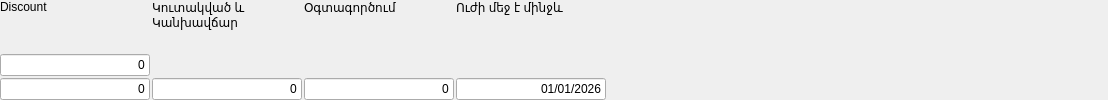
    <widget class="QWidget" name="wGiftCard" native="true">
     <property name="minimumSize">
      <size>
       <width>0</width>
       <height>0</height>
      </size>
     </property>
     <layout class="QGridLayout" name="gridLayout_13">
      <property name="leftMargin">
       <number>0</number>
      </property>
      <property name="topMargin">
       <number>0</number>
      </property>
      <property name="rightMargin">
       <number>0</number>
      </property>
      <property name="bottomMargin">
       <number>0</number>
      </property>
      <property name="horizontalSpacing">
       <number>2</number>
      </property>
      <property name="verticalSpacing">
       <number>0</number>
      </property>
      <item row="2" column="1">
       <widget class="QWidget" name="waccumulatedinfo_3" native="true">
        <layout class="QGridLayout" name="gridLayout_14">
         <property name="leftMargin">
          <number>0</number>
         </property>
         <property name="topMargin">
          <number>0</number>
         </property>
         <property name="rightMargin">
          <number>0</number>
         </property>
         <property name="bottomMargin">
          <number>0</number>
         </property>
         <property name="horizontalSpacing">
          <number>0</number>
         </property>
         <property name="verticalSpacing">
          <number>2</number>
         </property>
         <item row="0" column="1">
          <widget class="QLabel" name="lbCurrentAccumlated_3">
           <property name="text">
            <string>Կուտակված և
Կանխավճար</string>
           </property>
           <property name="alignment">
            <set>Qt::AlignmentFlag::AlignLeading|Qt::AlignmentFlag::AlignLeft|Qt::AlignmentFlag::AlignTop</set>
           </property>
          </widget>
         </item>
         <item row="1" column="1">
          <widget class="C5LineEdit" name="leCurrentAccumulated_3">
           <property name="sizePolicy">
            <sizepolicy hsizetype="Preferred" vsizetype="Fixed">
             <horstretch>0</horstretch>
             <verstretch>0</verstretch>
            </sizepolicy>
           </property>
           <property name="minimumSize">
            <size>
             <width>150</width>
             <height>0</height>
            </size>
           </property>
           <property name="maximumSize">
            <size>
             <width>150</width>
             <height>16777215</height>
            </size>
           </property>
           <property name="focusPolicy">
            <enum>Qt::FocusPolicy::NoFocus</enum>
           </property>
           <property name="text">
            <string>0</string>
           </property>
           <property name="alignment">
            <set>Qt::AlignmentFlag::AlignRight|Qt::AlignmentFlag::AlignTrailing|Qt::AlignmentFlag::AlignVCenter</set>
           </property>
           <property name="readOnly">
            <bool>true</bool>
           </property>
          </widget>
         </item>
        </layout>
       </widget>
      </item>
      <item row="2" column="2">
       <widget class="QWidget" name="widget_13" native="true">
        <layout class="QGridLayout" name="gridLayout_15">
         <property name="leftMargin">
          <number>0</number>
         </property>
         <property name="topMargin">
          <number>0</number>
         </property>
         <property name="rightMargin">
          <number>0</number>
         </property>
         <property name="bottomMargin">
          <number>0</number>
         </property>
         <property name="horizontalSpacing">
          <number>0</number>
         </property>
         <property name="verticalSpacing">
          <number>2</number>
         </property>
         <item row="0" column="0">
          <widget class="QLabel" name="lbUseAccumulated_3">
           <property name="text">
            <string>Օգտագործում</string>
           </property>
           <property name="alignment">
            <set>Qt::AlignmentFlag::AlignLeading|Qt::AlignmentFlag::AlignLeft|Qt::AlignmentFlag::AlignTop</set>
           </property>
          </widget>
         </item>
         <item row="1" column="0">
          <widget class="C5LineEdit" name="leUseAccumulated_3">
           <property name="sizePolicy">
            <sizepolicy hsizetype="Preferred" vsizetype="Fixed">
             <horstretch>0</horstretch>
             <verstretch>0</verstretch>
            </sizepolicy>
           </property>
           <property name="minimumSize">
            <size>
             <width>150</width>
             <height>0</height>
            </size>
           </property>
           <property name="maximumSize">
            <size>
             <width>150</width>
             <height>16777215</height>
            </size>
           </property>
           <property name="focusPolicy">
            <enum>Qt::FocusPolicy::ClickFocus</enum>
           </property>
           <property name="text">
            <string>0</string>
           </property>
           <property name="alignment">
            <set>Qt::AlignmentFlag::AlignRight|Qt::AlignmentFlag::AlignTrailing|Qt::AlignmentFlag::AlignVCenter</set>
           </property>
           <property name="readOnly">
            <bool>false</bool>
           </property>
          </widget>
         </item>
        </layout>
       </widget>
      </item>
      <item row="2" column="5">
       <widget class="QWidget" name="widget_14" native="true">
        <layout class="QGridLayout" name="gridLayout_16">
         <property name="leftMargin">
          <number>0</number>
         </property>
         <property name="topMargin">
          <number>0</number>
         </property>
         <property name="rightMargin">
          <number>0</number>
         </property>
         <property name="bottomMargin">
          <number>0</number>
         </property>
         <property name="horizontalSpacing">
          <number>0</number>
         </property>
         <property name="verticalSpacing">
          <number>2</number>
         </property>
        </layout>
       </widget>
      </item>
      <item row="2" column="3">
       <widget class="QWidget" name="widget_15" native="true">
        <property name="minimumSize">
         <size>
          <width>0</width>
          <height>0</height>
         </size>
        </property>
        <layout class="QGridLayout" name="gridLayout_17">
         <property name="leftMargin">
          <number>0</number>
         </property>
         <property name="topMargin">
          <number>0</number>
         </property>
         <property name="rightMargin">
          <number>0</number>
         </property>
         <property name="bottomMargin">
          <number>0</number>
         </property>
         <property name="horizontalSpacing">
          <number>0</number>
         </property>
         <property name="verticalSpacing">
          <number>2</number>
         </property>
         <item row="1" column="1">
          <widget class="C5LineEdit" name="leCardValidUntil_3">
           <property name="sizePolicy">
            <sizepolicy hsizetype="Preferred" vsizetype="Fixed">
             <horstretch>0</horstretch>
             <verstretch>0</verstretch>
            </sizepolicy>
           </property>
           <property name="minimumSize">
            <size>
             <width>150</width>
             <height>0</height>
            </size>
           </property>
           <property name="maximumSize">
            <size>
             <width>150</width>
             <height>16777215</height>
            </size>
           </property>
           <property name="focusPolicy">
            <enum>Qt::FocusPolicy::NoFocus</enum>
           </property>
           <property name="text">
            <string>01/01/2026</string>
           </property>
           <property name="alignment">
            <set>Qt::AlignmentFlag::AlignRight|Qt::AlignmentFlag::AlignTrailing|Qt::AlignmentFlag::AlignVCenter</set>
           </property>
           <property name="readOnly">
            <bool>true</bool>
           </property>
          </widget>
         </item>
         <item row="0" column="1">
          <widget class="QLabel" name="lbCardValidUntil_3">
           <property name="text">
            <string>Ուժի մեջ է մինջև</string>
           </property>
           <property name="alignment">
            <set>Qt::AlignmentFlag::AlignLeading|Qt::AlignmentFlag::AlignLeft|Qt::AlignmentFlag::AlignTop</set>
           </property>
          </widget>
         </item>
        </layout>
       </widget>
      </item>
      <item row="2" column="0">
       <widget class="QWidget" name="widget_16" native="true">
        <layout class="QGridLayout" name="gridLayout_18">
         <property name="leftMargin">
          <number>0</number>
         </property>
         <property name="topMargin">
          <number>0</number>
         </property>
         <property name="rightMargin">
          <number>0</number>
         </property>
         <property name="bottomMargin">
          <number>0</number>
         </property>
         <property name="spacing">
          <number>2</number>
         </property>
         <item row="2" column="1">
          <widget class="C5LineEdit" name="leDisc_3">
           <property name="sizePolicy">
            <sizepolicy hsizetype="Preferred" vsizetype="Fixed">
             <horstretch>0</horstretch>
             <verstretch>0</verstretch>
            </sizepolicy>
           </property>
           <property name="minimumSize">
            <size>
             <width>150</width>
             <height>0</height>
            </size>
           </property>
           <property name="maximumSize">
            <size>
             <width>150</width>
             <height>16777215</height>
            </size>
           </property>
           <property name="focusPolicy">
            <enum>Qt::FocusPolicy::NoFocus</enum>
           </property>
           <property name="text">
            <string>0</string>
           </property>
           <property name="alignment">
            <set>Qt::AlignmentFlag::AlignRight|Qt::AlignmentFlag::AlignTrailing|Qt::AlignmentFlag::AlignVCenter</set>
           </property>
           <property name="readOnly">
            <bool>true</bool>
           </property>
          </widget>
         </item>
         <item row="0" column="1">
          <widget class="QLabel" name="lbDisc_3">
           <property name="sizePolicy">
            <sizepolicy hsizetype="Minimum" vsizetype="Preferred">
             <horstretch>0</horstretch>
             <verstretch>0</verstretch>
            </sizepolicy>
           </property>
           <property name="text">
            <string>Discount</string>
           </property>
           <property name="alignment">
            <set>Qt::AlignmentFlag::AlignLeading|Qt::AlignmentFlag::AlignLeft|Qt::AlignmentFlag::AlignTop</set>
           </property>
          </widget>
         </item>
         <item row="1" column="1">
          <widget class="C5LineEdit" name="leTotalAccumulated_3">
           <property name="sizePolicy">
            <sizepolicy hsizetype="Preferred" vsizetype="Fixed">
             <horstretch>0</horstretch>
             <verstretch>0</verstretch>
            </sizepolicy>
           </property>
           <property name="minimumSize">
            <size>
             <width>150</width>
             <height>0</height>
            </size>
           </property>
           <property name="maximumSize">
            <size>
             <width>150</width>
             <height>16777215</height>
            </size>
           </property>
           <property name="focusPolicy">
            <enum>Qt::FocusPolicy::NoFocus</enum>
           </property>
           <property name="text">
            <string>0</string>
           </property>
           <property name="alignment">
            <set>Qt::AlignmentFlag::AlignRight|Qt::AlignmentFlag::AlignTrailing|Qt::AlignmentFlag::AlignVCenter</set>
           </property>
           <property name="readOnly">
            <bool>true</bool>
           </property>
          </widget>
         </item>
        </layout>
       </widget>
      </item>
      <item row="2" column="4">
       <spacer name="horizontalSpacer_3">
        <property name="orientation">
         <enum>Qt::Orientation::Horizontal</enum>
        </property>
        <property name="sizeType">
         <enum>QSizePolicy::Policy::Expanding</enum>
        </property>
        <property name="sizeHint" stdset="0">
         <size>
          <width>500</width>
          <height>20</height>
         </size>
        </property>
       </spacer>
      </item>
     </layout>
    </widget>
